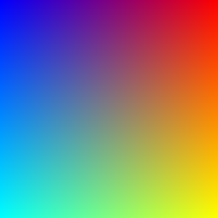
#> input picture Ass0/WS1920/spec.png, 218 x 218 px
$ jupyter execute --allow-errors Untitled.ipynb
#> lines starting #> are read from the running program, lines starting #| are printed output that depends on the picture; after the words box and inside, x2 and y2 are one past the last pixel; in counts of white or black regions, pixels touching at a corner belong together
[cell 1]
import numpy as np

[cell 2]
tb = np.zeros((2,2))
tb

[cell 3]
tw = np.ones((2,2))

[cell 4]
np.concatenate((np.concatenate((tb, tw), axis=1), np.concatenate((tw, tb), axis=1)) ,axis=0)

[cell 5]
chess= np.tile(np.concatenate((np.concatenate((tb, tw), axis=1), np.concatenate((tw, tb), axis=1)) ,axis=0),(8//(2*2),8//(2*2)))
chess

[cell 6]
import matplotlib.pyplot as plt
import matplotlib.cm as cm
import numpy as np

#> (the rest of this cell did not finish here and is left out)

[cell 7]
np.concatenate((np.concatenate((tb, tw), axis=1), np.concatenate((tb, tw), axis=1)) ,axis=0).shape

[cell 8]
tb = np.zeros((50,50))
tw = np.ones((50,50))
strips= np.tile(np.concatenate((np.concatenate((tb, tw), axis=1), np.concatenate((tb, tw), axis=1)) ,axis=0),(50,50))

[cell 9]
plt.imsave('strips.png', np.array(strips).reshape(5000,5000), cmap=cm.gray)
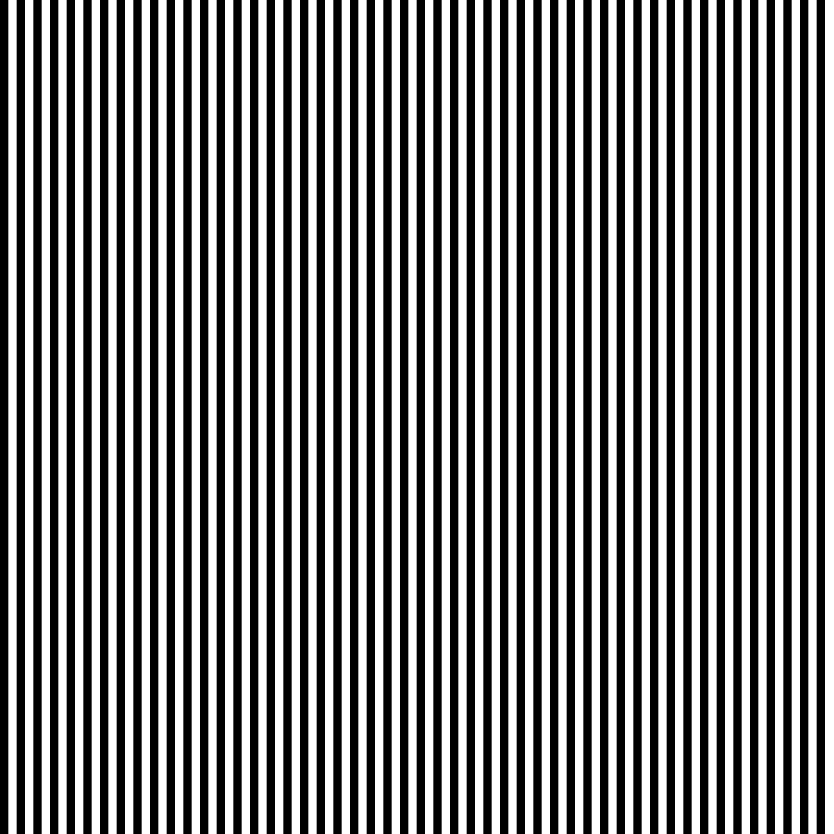
#> saved as strips.png: shape (5000, 5000, 3) (shown at 1/6 size); 50% white; 50 white regions, largest, box (x1, y1, x2, y2) and area: (50, 0, 100, 5000) 250000, (150, 0, 200, 5000) 250000, (250, 0, 300, 5000) 250000

[cell 10]
tb = np.zeros((50,50))
tw = np.ones((50,50))
strips_h= np.tile(np.concatenate((np.concatenate((tb, tw), axis=0), np.concatenate((tb, tw), axis=0)) ,axis=1),(50,50))

[cell 11]
plt.imsave('strips_h.png', np.array(strips_h).reshape(5000,5000), cmap=cm.gray)
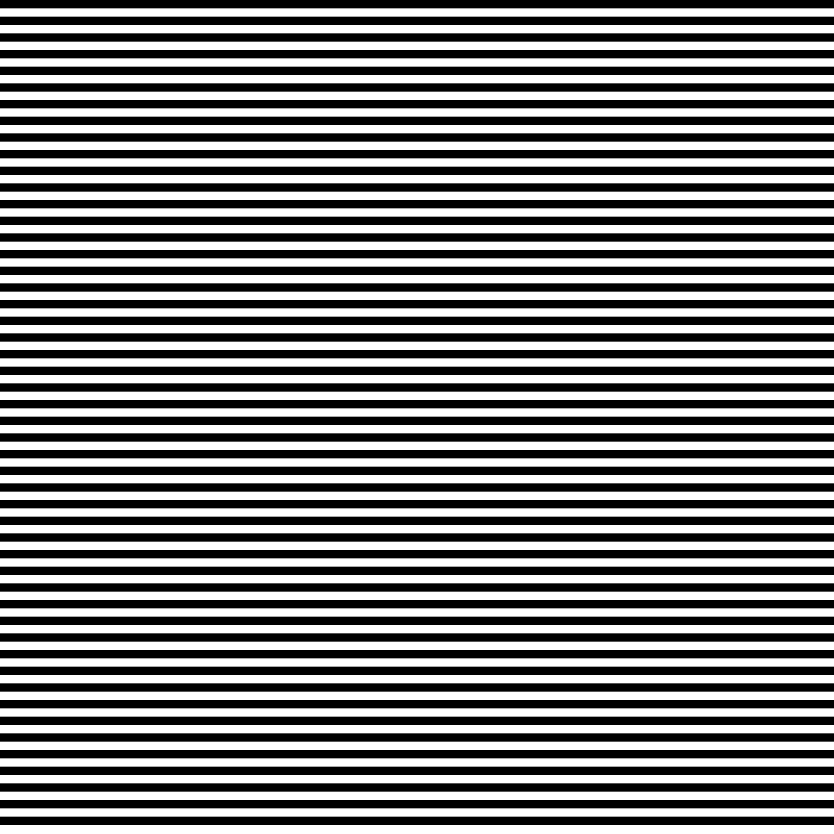
#> saved as strips_h.png: shape (5000, 5000, 3) (shown at 1/6 size); 50% white; 50 white regions, largest, box (x1, y1, x2, y2) and area: (0, 50, 5000, 100) 250000, (0, 150, 5000, 200) 250000, (0, 250, 5000, 300) 250000

[cell 12]
a = np.asarray([[1,2,3],[4,5,6],[7,8,9], [10, 11, 12]])

[cell 13]
np.mean(a, axis=0 )

[cell 14]
a

[cell 15]
from scipy import signal
a_re = signal.resample(a, 2, axis=0)

[cell 16]
a_re

[cell 17]
n=10
k=2

n % k == 0

[cell 18]
def draw(resolution, tile_size):
        (Img_H, Img_W) = resolution
        (tile_H, tile_W) = tile_size
        if Img_H % (2*tile_H) == 0 and Img_W % (2*tile_W) == 0:
            tb = np.zeros((tile_H, tile_W))
            tw = np.ones((tile_H, tile_W))
            chess = np.tile(np.concatenate((np.concatenate((tb, tw), axis=1), np.concatenate((tw, tb), axis=1)) ,axis=0),(Img_H//(2*tile_H),Img_W//(2*tile_W)))
            return chess
        else:
            return print("Error: Resolution must be evenly dividable by 2*tile size in each dimention")

[cell 19]
a = draw((100,100),(5,5))

[cell 20]
import matplotlib.pyplot as plt
plt.imshow(a, cmap=plt.cm.gray)
plt.show()
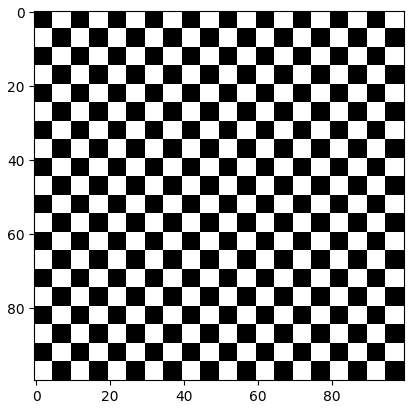
#> figure drawn by matplotlib, 1 panel

[cell 21]
def show(self):
        plt.imshow(self, cmap=plt.cm.gray)
        plt.show()

[cell 22]
show(a)

[cell 23]
a = np.linspace(0, 1, 16)
a

[cell 24]
np.reshape(a, (4,4))

[cell 25]
import imageio

im = imageio.imread('spec.png')
#> im is the input picture: shape (218, 218, 3); mean R, G, B 127, 127, 127
print(im.shape)
#| (218, 218, 3)

[cell 26]
plt.imshow(im[:,:,0], cmap=plt.cm.gray)
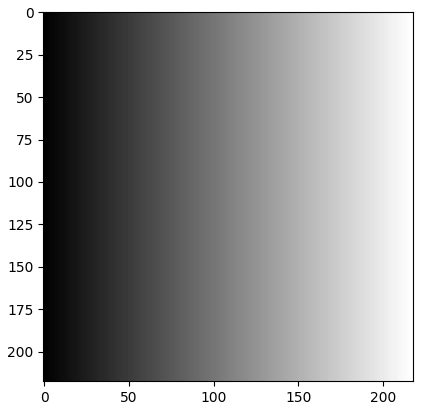
#> figure drawn by matplotlib, 1 panel

[cell 27]
plt.imshow(im[:,:,1], cmap=plt.cm.gray)
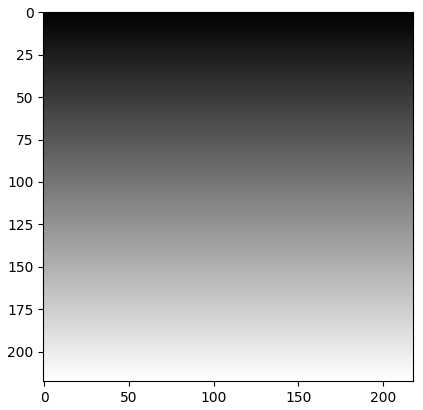
#> figure drawn by matplotlib, 1 panel

[cell 28]
plt.imshow(im[:,:,2], cmap=plt.cm.gray)
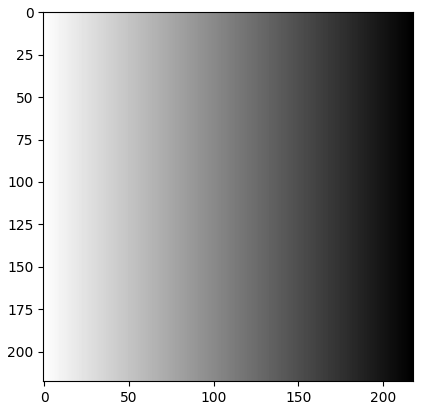
#> figure drawn by matplotlib, 1 panel

[cell 29]
im[:,:,2]

[cell 30]
np.arange(0,256,1).T

[cell 31]
a = np.linspace(0, 1, 10)
a

[cell 32]
spec_W = 100
spec_H = 50

rgbArray = np.zeros((spec_W,spec_H,3))

#> (the rest of this cell did not finish here and is left out)

[cell 33]
plt.imshow(rgbArray)

[cell 34]
spec_W = 100
spec_H = 50

rgbArray = np.zeros((spec_H,spec_W,3))
rgbArray[:,:,0] = np.tile(np.linspace(0, 1, spec_W), (spec_H,1))
rgbArray[:,:,1] = np.tile(np.linspace(0, 1, spec_H), (spec_W,1)).T
rgbArray[:,:,2] = np.flip(rgbArray[:,:,0])

#> (a cell that did not finish here is left out)

[cell 36]
plt.imshow(np.tile(np.linspace(0, 1, spec_W), (spec_H,1)), cmap=plt.cm.gray)
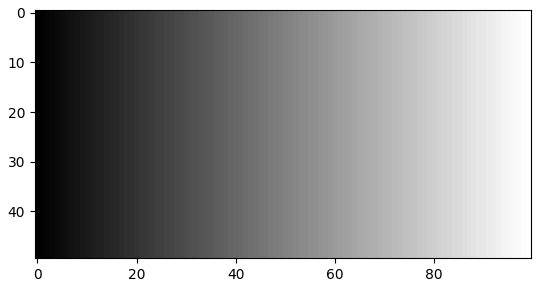
#> figure drawn by matplotlib, 1 panel

[cell 37]
plt.imshow(np.tile(np.linspace(0, 1, 50), (100,1)).T, cmap=plt.cm.gray)
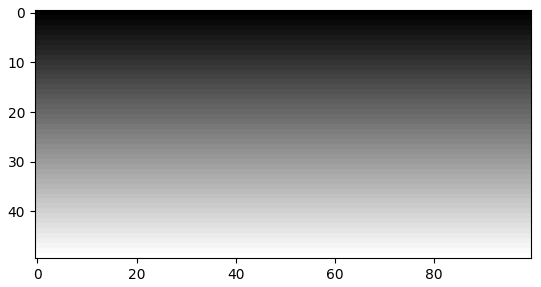
#> figure drawn by matplotlib, 1 panel

[cell 38]
rgbArray

[cell 39]
bina = np.zeros((spec_H,spec_W))

#> (a cell that did not finish here is left out)

#> (a cell that did not finish here is left out)

#> (a cell that did not finish here is left out)

[cell 43]
C = lambda x, y: (x-cx)**2 + (y-cy)**2 - r**2

#> (a cell that did not finish here is left out)

[cell 45]
X = np.tile(np.arange(0,spec_W,1), (spec_H,1))  #np.arange(0,spec_W,1)
Y = np.tile(np.arange(0,spec_H,1), (spec_W,1)).T

#> (a cell that did not finish here is left out)

#> (a cell that did not finish here is left out)

#> (a cell that did not finish here is left out)

#> (a cell that did not finish here is left out)

#> (a cell that did not finish here is left out)

#> (a cell that did not finish here is left out)

[cell 52]
spec_H = 100
spec_W = 80
r = 20
cx = 49
cy = 30
X = np.tile(np.arange(0,spec_W,1), (spec_H,1))
Y = np.tile(np.arange(0,spec_H,1), (spec_W,1)).T


C = lambda x, y: (x-cx)**2 + (y-cy)**2 - r**2


s = np.sign(C(X,Y))
s[s == -1] = 0

Circle = np.invert(s)

[cell 53]
import json
dic = json.load(open('src_to_implement/Labels.json'))
#> (reads Ass0/SS20/src_to_implement/Labels.json from the repository)
